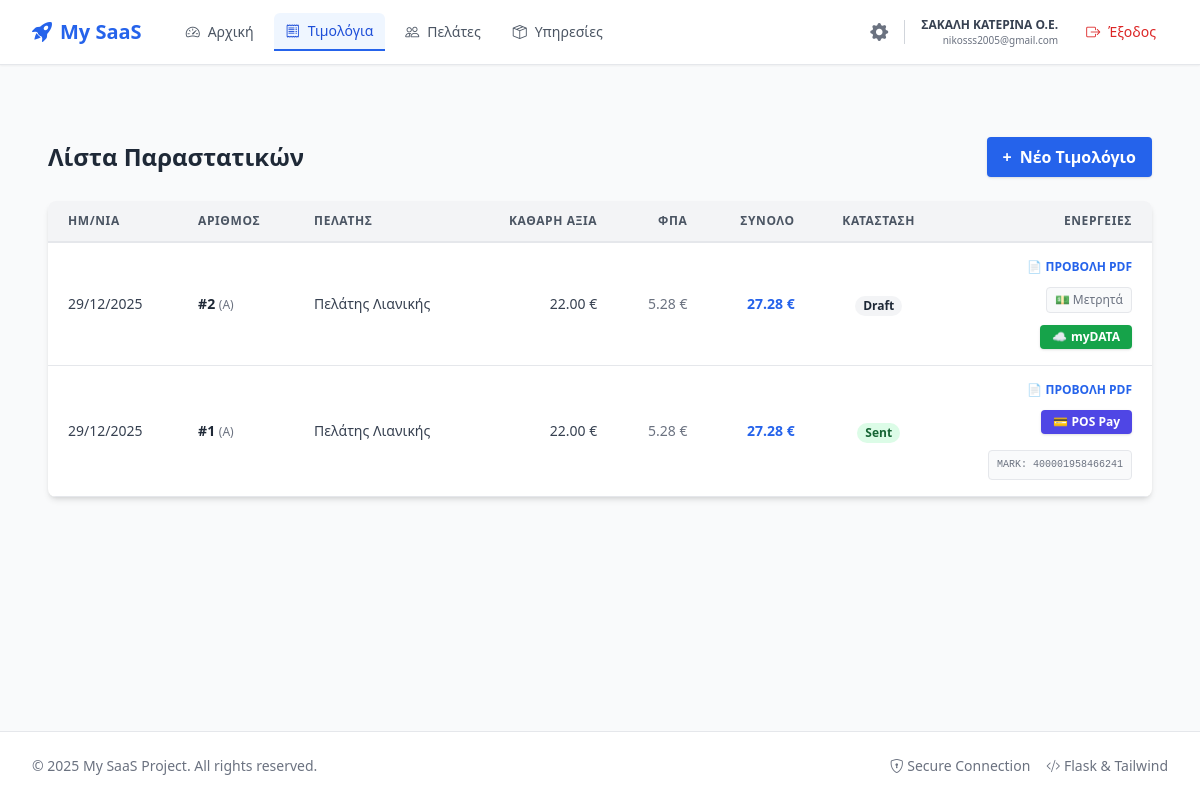
The page /invoices (signed in) on the database as committed earlier.
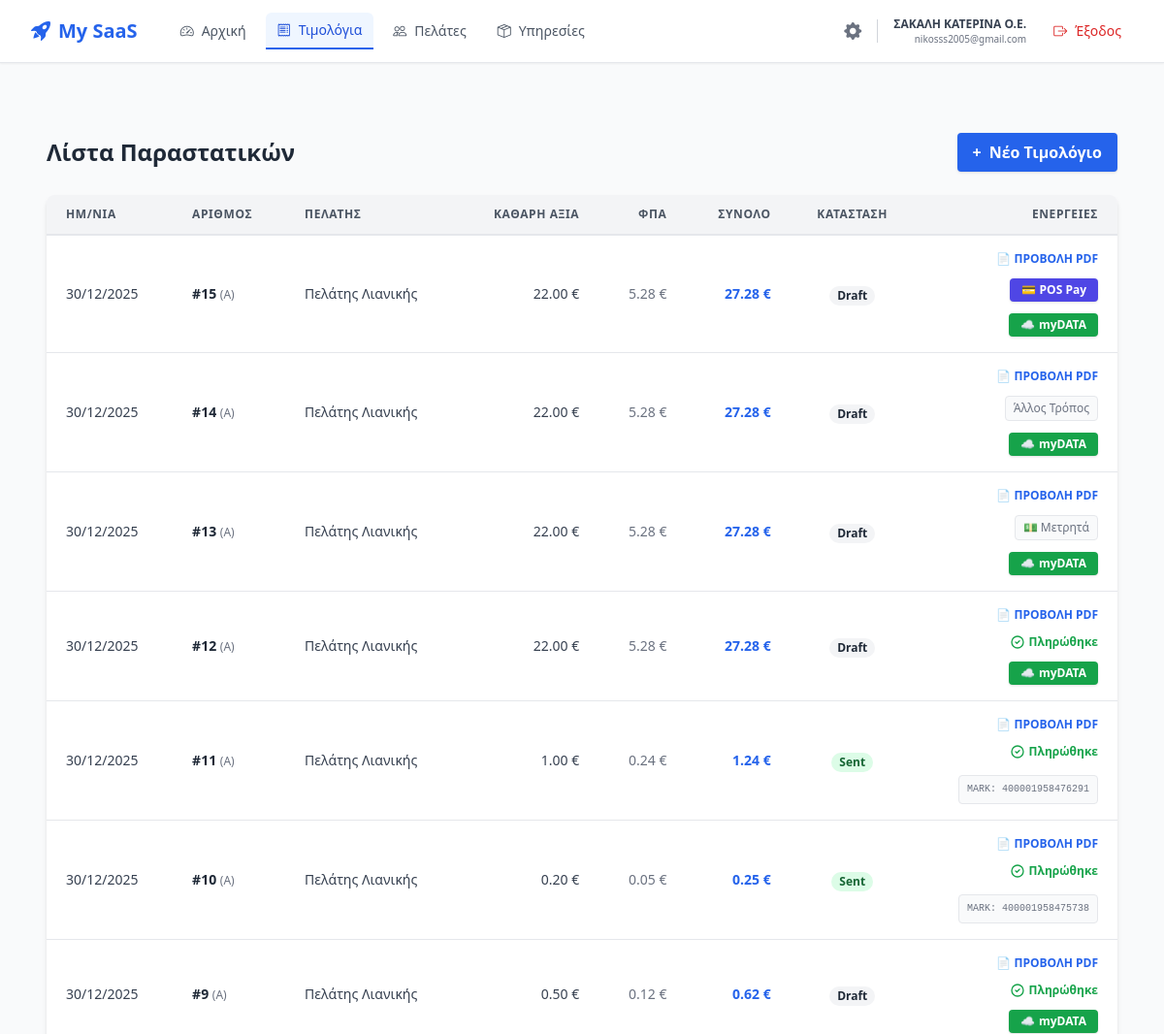
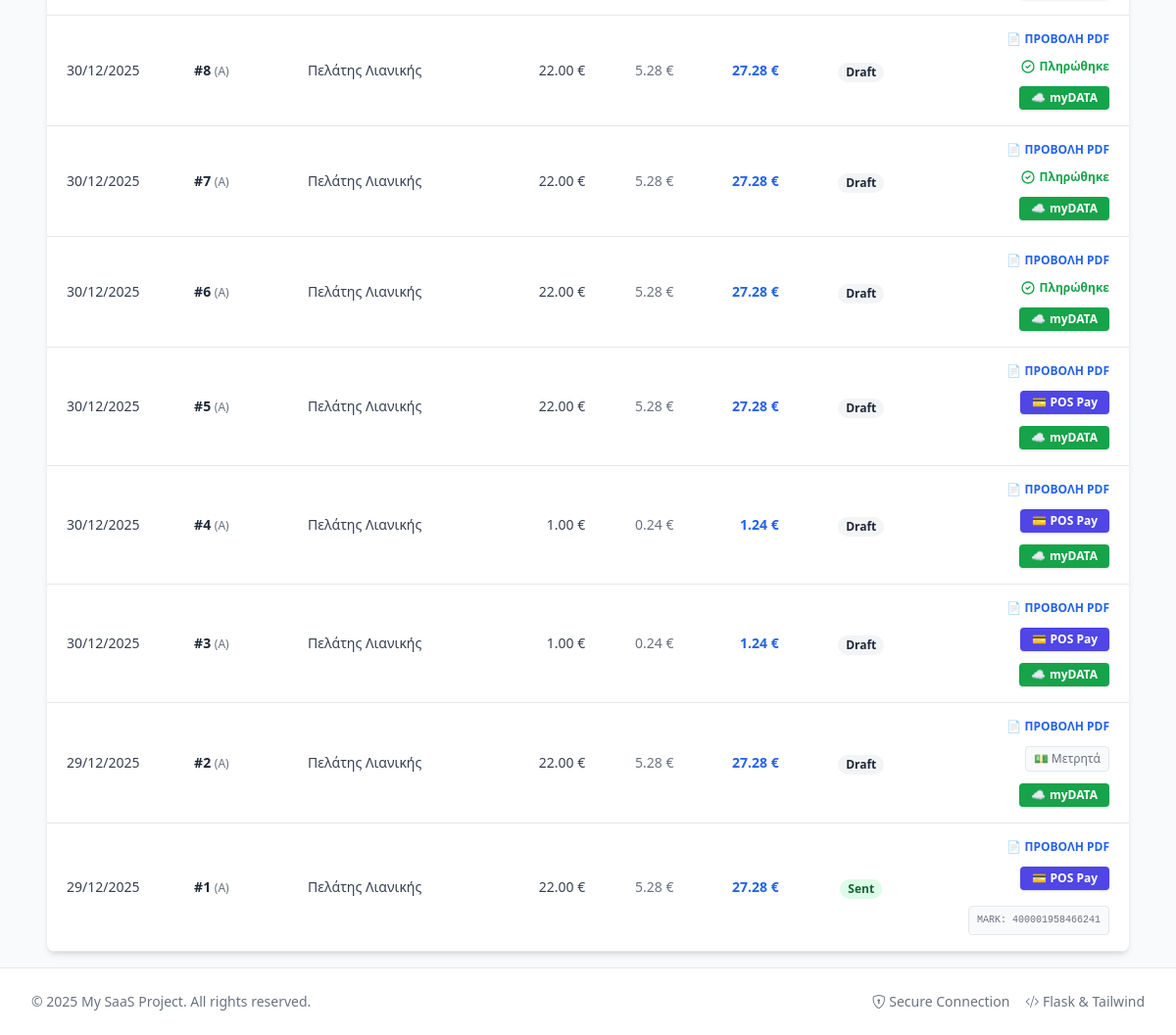
The same page on the database as committed later (2 pictures, top to bottom).
### app/models/user.py (models this page shows, shortened)
class User(UserMixin, db.Model):
    __tablename__ = 'users'
    id = db.Column(db.Integer, primary_key=True)
    email = db.Column(db.String(120), unique=True, nullable=False)
    password_hash = db.Column(db.String(256), nullable=False)
    plan_id = db.Column(db.Integer, db.ForeignKey('subscription_plans.id'), nullable=True, default=1)
    subscription_expires = db.Column(db.DateTime, nullable=True)
    billing_cycle = db.Column(db.String(20), default='monthly')
    auto_renew = db.Column(db.Boolean, default=False)
    is_email_verified = db.Column(db.Boolean, default=False)
    last_login_at = db.Column(db.DateTime, nullable=True)
    last_login_ip = db.Column(db.String(50), nullable=True)
    created_at = db.Column(db.DateTime, default=lambda: datetime.now(timezone.utc))
    afm = db.Column(db.String(20), nullable=True)
    company_title = db.Column(db.String(200), nullable=True)
    profession = db.Column(db.String(200), nullable=True)
    address = db.Column(db.String(200), nullable=True)
    doy = db.Column(db.String(100), nullable=True)
    aade_user_id = db.Column(db.String(500), nullable=True)
    aade_key = db.Column(db.String(500), nullable=True)
    plan = db.relationship('SubscriptionPlan', backref='users')

### app/models/invoice.py (models this page shows, shortened)
class Invoice(db.Model):
    __tablename__ = 'invoices'
    id = db.Column(db.Integer, primary_key=True)
    user_id = db.Column(db.Integer, db.ForeignKey('users.id'), nullable=False)
    customer_id = db.Column(db.Integer, db.ForeignKey('customers.id'), nullable=True)
    customer_name = db.Column(db.String(200), nullable=True)
    customer_afm = db.Column(db.String(20), nullable=True)
    customer_address = db.Column(db.String(200), nullable=True)
    customer_doy = db.Column(db.String(100), nullable=True)
    series = db.Column(db.String(10), default='A')  # Σειρά (π.χ. Α)
    number = db.Column(db.Integer, nullable=False)  # Αύξων Αριθμός
    issue_date = db.Column(db.Date, default=lambda: datetime.now(timezone.utc).date())
    issue_time = db.Column(db.Time, default=lambda: datetime.now(timezone.utc).time())
    invoice_type = db.Column(db.String(20), nullable=False, default="1.1")
    net_value = db.Column(db.Float, default=0.0)  # Καθαρή Αξία
    vat_value = db.Column(db.Float, default=0.0)  # Αξία ΦΠΑ
    total_value = db.Column(db.Float, default=0.0)  # Σύνολο Πληρωτέο
    payment_method = db.Column(db.String(50), default="3")
    is_paid = db.Column(db.Boolean, default=False)
    transaction_id = db.Column(db.String(255), nullable=True)  # Το Transaction ID της Viva
    paid_at = db.Column(db.DateTime, nullable=True)  # Πότε έγινε η πληρωμή
    status = db.Column(db.String(20), default='draft')
    mydata_mark = db.Column(db.String(100), nullable=True)  # ΜΑΡΚ Έκδοσης
    mydata_uid = db.Column(db.String(100), nullable=True)  # UID Αναγνωριστικό
    cancel_mark = db.Column(db.String(100), nullable=True)  # ΜΑΡΚ Ακύρωσης (αν ακυρωθεί)
    pdf_path = db.Column(db.String(500), nullable=True)  # Π.χ. /static/invoices/INV-A-1.pdf
    user = db.relationship('User', backref=db.backref('invoices', lazy=True))
    customer = db.relationship('Customer', backref=db.backref('invoices', lazy=True))

### app/main/routes.py (the view)
@main.route('/invoices')
@login_required
def invoices():
    all_invoices = Invoice.query.filter_by(user_id=current_user.id) \
        .order_by(Invoice.issue_date.desc(), Invoice.number.desc()) \
        .all()
    return render_template('invoices.html', invoices=all_invoices)

### app/__init__.py (called while the page is built)
def create_app():
    app = Flask(__name__)
    app.config.from_object(Config)
    db.init_app(app)
    login_manager.init_app(app)
    login_manager.login_view = 'auth.login'
    login_manager.login_message_category = 'info'
    with app.app_context():
        from .models import user
        from .models import customer
        from .models import product
        from .models import invoice
        from .models import subscription
        from .models import security
        from .models import audit
        @login_manager.user_loader
        def load_user(user_id):
            return user.User.query.get(int(user_id))
        from .auth import auth as auth_blueprint
        app.register_blueprint(auth_blueprint, url_prefix='/auth')
        from .main import main as main_blueprint
        app.register_blueprint(main_blueprint)
        db.create_all()
    return app

### app/templates/invoices.html (shortened to what this page needs)
{% extends "base.html" %}
{% block content %}
<div class="max-w-7xl mx-auto mt-8 px-4 sm:px-6 lg:px-8">
    <div class="flex justify-between items-center mb-6">
        <h2 class="text-2xl font-bold text-gray-800">Λίστα Παραστατικών</h2>
        <a href="{{ url_for('main.new_invoice') }}" class="bg-blue-600 hover:bg-blue-700 text-white font-bold py-2 px-4 rounded shadow flex items-center gap-2 text-sm sm:text-base">
            <span>+</span> <span class="hidden sm:inline">Νέο Τιμολόγιο</span><span class="sm:hidden">Νέο</span>
        </a>
    </div>
    <div class="hidden md:block bg-white shadow-md rounded-lg overflow-hidden">
        <table class="min-w-full leading-normal">
            <thead>
                <tr>
                    <th class="px-5 py-3 border-b-2 border-gray-200 bg-gray-100 text-left text-xs font-semibold text-gray-600 uppercase tracking-wider">Ημ/νια</th>
                    <th class="px-5 py-3 border-b-2 border-gray-200 bg-gray-100 text-left text-xs font-semibold text-gray-600 uppercase tracking-wider">Αριθμός</th>
                    <th class="px-5 py-3 border-b-2 border-gray-200 bg-gray-100 text-left text-xs font-semibold text-gray-600 uppercase tracking-wider">Πελάτης</th>
                    <th class="px-5 py-3 border-b-2 border-gray-200 bg-gray-100 text-right text-xs font-semibold text-gray-600 uppercase tracking-wider">Καθαρή Αξία</th>
                    <th class="px-5 py-3 border-b-2 border-gray-200 bg-gray-100 text-right text-xs font-semibold text-gray-600 uppercase tracking-wider">ΦΠΑ</th>
                    <th class="px-5 py-3 border-b-2 border-gray-200 bg-gray-100 text-right text-xs font-semibold text-gray-600 uppercase tracking-wider">Σύνολο</th>
                    <th class="px-5 py-3 border-b-2 border-gray-200 bg-gray-100 text-center text-xs font-semibold text-gray-600 uppercase tracking-wider">Κατάσταση</th>
                    <th class="px-5 py-3 border-b-2 border-gray-200 bg-gray-100 text-right text-xs font-semibold text-gray-600 uppercase tracking-wider">Ενέργειες</th>
                </tr>
            </thead>
           <tbody>
                {% for inv in invoices %}
                <tr class="hover:bg-gray-50 border-b border-gray-200">
                    <td class="px-5 py-4 text-sm text-gray-700">{{ inv.issue_date.strftime('%d/%m/%Y') }}</td>
                    <td class="px-5 py-4 text-sm font-bold text-gray-800">#{{ inv.number }} <span class="text-xs font-normal text-gray-500">({{ inv.series }})</span></td>
                    <td class="px-5 py-4 text-sm text-gray-700 truncate max-w-xs" title="{{ inv.customer_name }}">{{ inv.customer_name }}</td>
                    <td class="px-5 py-4 text-sm text-right text-gray-700">{{ "%.2f"|format(inv.net_value) }} €</td>
                    <td class="px-5 py-4 text-sm text-right text-gray-500">{{ "%.2f"|format(inv.vat_value) }} €</td>
                    <td class="px-5 py-4 text-sm text-right font-bold text-blue-600">{{ "%.2f"|format(inv.total_value) }} €</td>
                    <td class="px-5 py-4 text-center">
                        {% if inv.mydata_mark %}
                        <span class="px-2 inline-flex text-xs leading-5 font-semibold rounded-full bg-green-100 text-green-800">Sent</span>
                        {% else %}
                        <span class="px-2 inline-flex text-xs leading-5 font-semibold rounded-full bg-gray-100 text-gray-800">Draft</span>
                        {% endif %}
                    </td>
                    <td class="px-5 py-4 text-right text-sm">
                        <div class="flex flex-col items-end gap-3">
                            <a href="{{ url_for('main.print_invoice', invoice_id=inv.id) }}" target="_blank" class="text-blue-600 hover:text-blue-900 font-bold text-xs uppercase cursor-pointer">📄 Προβολή PDF</a>
                            {% if not inv.is_paid %}
                                {% if inv.payment_method|string == '7' %}
                                    <button onclick="payWithPos({{ inv.id }}, {{ inv.total_value }}, this)" class="flex items-center gap-1 text-white bg-indigo-600 hover:bg-indigo-700 px-3 py-1 rounded text-xs font-bold shadow transition duration-150"><span>💳</span> POS Pay</button>
                                {% else %}
                                    <span class="text-xs text-gray-500 font-medium border border-gray-200 bg-gray-50 px-2 py-1 rounded cursor-default">
                                        {% if inv.payment_method|string == '3' %}💵 Μετρητά{% else %}Άλλος Τρόπος{% endif %}
                                    </span>
                                {% endif %}
                            {% else %}
                                <div class="flex items-center text-green-600 text-xs font-bold" title="Transaction ID: {{ inv.transaction_id }}">
                                    <svg class="w-4 h-4 mr-1" fill="none" stroke="currentColor" viewBox="0 0 24 24"><path stroke-linecap="round" stroke-linejoin="round" stroke-width="2" d="M9 12l2 2 4-4m6 2a9 9 0 11-18 0 9 9 0 0118 0z"></path></svg> Πληρώθηκε
                                </div>
                            {% endif %}
                            {% if not inv.mydata_mark %}
                                <form action="{{ url_for('main.send_to_mydata', invoice_id=inv.id) }}" method="POST" onsubmit="return confirm('Αποστολή στην ΑΑΔΕ;');">
                                    <button type="submit" class="flex items-center gap-1 text-white bg-green-600 hover:bg-green-700 px-3 py-1 rounded text-xs font-bold shadow transition duration-150"><span>☁️</span> myDATA</button>
                                </form>
                            {% else %}
                                <div class="text-right mt-1">
                                    <div class="text-[10px] text-gray-500 font-mono bg-gray-50 px-2 py-1 rounded border border-gray-200" title="UID: {{ inv.mydata_uid }}">MARK: {{ inv.mydata_mark }}</div>
                                </div>
                            {% endif %}
                        </div>
                    </td>
                </tr>
                {% else %}
                <tr><td colspan="8" class="px-5 py-10 text-center text-gray-500">Δεν βρέθηκαν παραστατικά.</td></tr>
                {% endfor %}
            </tbody>
        </table>
    </div>
</div>
{% endblock %}

### app/templates/base.html (shortened to what this page needs)
<!DOCTYPE html>
<html lang="el">
<head>
    <script src="https://cdn.tailwindcss.com"></script>
    <link rel="stylesheet" href="https://cdn.jsdelivr.net/npm/bootstrap-icons@1.11.1/font/bootstrap-icons.css">
</head>
<body class="bg-gray-50 font-sans text-gray-800 flex flex-col min-h-screen">
    <nav class="bg-white border-b border-gray-200 sticky top-0 z-50 shadow-sm">
        <div class="max-w-7xl mx-auto px-4 sm:px-6 lg:px-8">
            <div class="flex justify-between h-16">
                <div class="flex">
                    <a href="{{ url_for('main.dashboard') }}" class="flex-shrink-0 flex items-center gap-2 text-blue-600 font-bold text-xl mr-8">
                        <i class="bi bi-rocket-takeoff-fill"></i>
                        <span>My SaaS</span>
                    </a>
                    {% if current_user.is_authenticated %}
                    <div class="hidden md:flex space-x-2 items-center">
                        <a href="{{ url_for('main.dashboard') }}"
                           class="px-3 py-2 rounded-md text-sm font-medium transition-colors duration-150 flex items-center gap-2
                           {% if request.endpoint == 'main.dashboard' %} bg-blue-50 text-blue-700 border-b-2 border-blue-600 rounded-b-none {% else %} text-gray-600 hover:text-blue-600 hover:bg-gray-50 {% endif %}">
                           <i class="bi bi-speedometer2"></i> Αρχική
                        </a>
                        <a href="{{ url_for('main.invoices') }}"
                           class="px-3 py-2 rounded-md text-sm font-medium transition-colors duration-150 flex items-center gap-2
                           {% if 'invoices' in request.endpoint %} bg-blue-50 text-blue-700 border-b-2 border-blue-600 rounded-b-none {% else %} text-gray-600 hover:text-blue-600 hover:bg-gray-50 {% endif %}">
                           <i class="bi bi-receipt"></i> Τιμολόγια
                        </a>
                        <a href="{{ url_for('main.customers') }}"
                           class="px-3 py-2 rounded-md text-sm font-medium transition-colors duration-150 flex items-center gap-2
                           {% if 'customers' in request.endpoint %} bg-blue-50 text-blue-700 border-b-2 border-blue-600 rounded-b-none {% else %} text-gray-600 hover:text-blue-600 hover:bg-gray-50 {% endif %}">
                           <i class="bi bi-people"></i> Πελάτες
                        </a>
                        <a href="{{ url_for('main.products') }}"
                           class="px-3 py-2 rounded-md text-sm font-medium transition-colors duration-150 flex items-center gap-2
                           {% if 'products' in request.endpoint %} bg-blue-50 text-blue-700 border-b-2 border-blue-600 rounded-b-none {% else %} text-gray-600 hover:text-blue-600 hover:bg-gray-50 {% endif %}">
                           <i class="bi bi-box-seam"></i> Υπηρεσίες
                        </a>
                    </div>
                    {% endif %}
                </div>
                <div class="flex items-center space-x-4">
                    {% if current_user.is_authenticated %}
                        <div class="hidden md:flex items-center space-x-4">
                            <a href="{{ url_for('main.settings') }}" class="text-gray-500 hover:text-blue-600 transition" title="Ρυθμίσεις Εταιρείας">
                                <i class="bi bi-gear-fill text-lg"></i>
                            </a>
                            <div class="flex flex-col text-right mr-2">
                                <span class="text-xs font-bold text-gray-700">{{ current_user.company_title or 'Η Εταιρεία μου' }}</span>
                                <span class="text-[10px] text-gray-500">{{ current_user.email }}</span>
                            </div>
                            <a href="{{ url_for('auth.logout') }}" class="text-red-600 hover:text-red-800 hover:bg-red-50 px-3 py-2 rounded-md text-sm font-medium transition flex items-center gap-2">
                                <i class="bi bi-box-arrow-right"></i> Έξοδος
                            </a>
                        </div>
                    {% endif %}
                </div>
            </div>
        </div>
    </nav>
    <main class="flex-grow container mx-auto px-4 py-4 max-w-7xl">
        {% block content %}{% endblock %}
    </main>
    <footer class="bg-white border-t mt-auto py-6">
        <div class="max-w-7xl mx-auto px-4 sm:px-6 lg:px-8 flex flex-col md:flex-row justify-between items-center text-sm text-gray-500">
            <p>© 2025 My SaaS Project. All rights reserved.</p>
            <div class="flex items-center gap-4 mt-2 md:mt-0">
                <span><i class="bi bi-shield-lock"></i> Secure Connection</span>
                <span><i class="bi bi-code-slash"></i> Flask & Tailwind</span>
            </div>
        </div>
    </footer>
</body>
</html>

### app/templates/base.html (style rules this page uses)
body { scroll-padding-top: 5rem; }

Rows that differ between the two databases and show on the page:
added Invoice: issue_date "30/12/2025", number "15", series "A", customer_name "Πελάτης Λιανικής", net_value "22.00", vat_value "5.28", total_value "27.28", shows "Draft"
added Invoice: issue_date "30/12/2025", number "14", series "A", customer_name "Πελάτης Λιανικής", net_value "22.00", vat_value "5.28", total_value "27.28", shows "Draft", is_paid "Άλλος Τρόπος"
added Invoice: issue_date "30/12/2025", number "13", series "A", customer_name "Πελάτης Λιανικής", net_value "22.00", vat_value "5.28", total_value "27.28", shows "Draft", is_paid "💵 Μετρητά"
added Invoice: issue_date "30/12/2025", number "12", series "A", customer_name "Πελάτης Λιανικής", net_value "22.00", vat_value "5.28", total_value "27.28", shows "Draft"
added Invoice: issue_date "30/12/2025", number "11", series "A", customer_name "Πελάτης Λιανικής", net_value "1.00", vat_value "0.24", total_value "1.24", shows "Sent", mydata_mark "400001958476291"
added Invoice: issue_date "30/12/2025", number "10", series "A", customer_name "Πελάτης Λιανικής", net_value "0.20", vat_value "0.05", total_value "0.25", shows "Sent", mydata_mark "400001958475738"
added Invoice: issue_date "30/12/2025", number "9", series "A", customer_name "Πελάτης Λιανικής", net_value "0.50", vat_value "0.12", total_value "0.62", shows "Draft"
added Invoice: issue_date "30/12/2025", number "8", series "A", customer_name "Πελάτης Λιανικής", net_value "22.00", vat_value "5.28", total_value "27.28", shows "Draft"
added Invoice: issue_date "30/12/2025", number "7", series "A", customer_name "Πελάτης Λιανικής", net_value "22.00", vat_value "5.28", total_value "27.28", shows "Draft"
added Invoice: issue_date "30/12/2025", number "6", series "A", customer_name "Πελάτης Λιανικής", net_value "22.00", vat_value "5.28", total_value "27.28", shows "Draft"
added Invoice: issue_date "30/12/2025", number "5", series "A", customer_name "Πελάτης Λιανικής", net_value "22.00", vat_value "5.28", total_value "27.28", shows "Draft"
added Invoice: issue_date "30/12/2025", number "4", series "A", customer_name "Πελάτης Λιανικής", net_value "1.00", vat_value "0.24", total_value "1.24", shows "Draft"
added Invoice: issue_date "30/12/2025", number "3", series "A", customer_name "Πελάτης Λιανικής", net_value "1.00", vat_value "0.24", total_value "1.24", shows "Draft"
